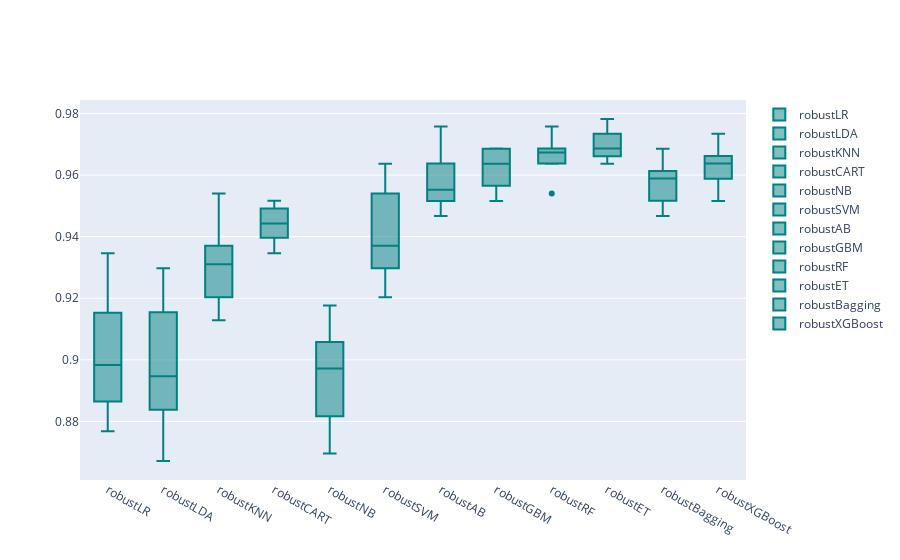

Notebook cell for this chart:
### Code cell
models = GetScaledModel('robust')
names,results = BasedLine2(X_train, y_train,models)
PlotBoxR().PlotResult(names,results)

scaledScoreMinMax = ScoreDataFrame(names,results)
compareModels = pd.concat([basedLineScore,
                           scaledScoreStandard,
                          scaledScoreMinMax], axis=1)
compareModels

### Figure 1 — Plotly figure (JSON) as saved in the notebook; plotly's stock layout.template omitted (floating-point values rounded to 4 significant figures)
{"data": [{"marker": {"color": "rgb(0, 128, 128)"}, "name": "robustLR", "type": "box", "y": [0.9034, 0.8865, 0.8816, 0.8768, 0.8959, 0.8886, 0.9346, 0.9007, 0.9177, 0.9153]}, {"marker": {"color": "rgb(0, 128, 128)"}, "name": "robustLDA", "type": "box", "y": [0.9155, 0.8841, 0.872, 0.8671, 0.9104, 0.8838, 0.9298, 0.8935, 0.9249, 0.8959]}, {"marker": {"color": "rgb(0, 128, 128)"}, "name": "robustKNN", "type": "box", "y": [0.9348, 0.9203, 0.9275, 0.9203, 0.9128, 0.937, 0.9225, 0.9443, 0.9346, 0.954]}, {"marker": {"color": "rgb(0, 128, 128)"}, "name": "robustCART", "type": "box", "y": [0.942, 0.9396, 0.9517, 0.9517, 0.9346, 0.9395, 0.9443, 0.9443, 0.9492, 0.9492]}, {"marker": {"color": "rgb(0, 128, 128)"}, "name": "robustNB", "type": "box", "y": [0.9058, 0.8913, 0.8696, 0.8816, 0.8862, 0.8789, 0.9177, 0.9031, 0.9104, 0.9056]}, {"marker": {"color": "rgb(0, 128, 128)"}, "name": "robustSVM", "type": "box", "y": [0.9517, 0.9324, 0.9251, 0.9203, 0.937, 0.9298, 0.954, 0.937, 0.9637, 0.954]}, {"marker": {"color": "rgb(0, 128, 128)"}, "name": "robustAB", "type": "box", "y": [0.9517, 0.9493, 0.9638, 0.9565, 0.9516, 0.9588, 0.9758, 0.9467, 0.954, 0.9734]}, {"marker": {"color": "rgb(0, 128, 128)"}, "name": "robustGBM", "type": "box", "y": [0.9686, 0.9565, 0.9614, 0.9686, 0.9637, 0.9564, 0.9685, 0.9516, 0.9637, 0.9637]}, {"marker": {"color": "rgb(0, 128, 128)"}, "name": "robustRF", "type": "box", "y": [0.9686, 0.971, 0.9638, 0.9686, 0.9637, 0.954, 0.9758, 0.9661, 0.9685, 0.9661]}, {"marker": {"color": "rgb(0, 128, 128)"}, "name": "robustET", "type": "box", "y": [0.971, 0.9734, 0.9662, 0.9662, 0.9637, 0.9661, 0.9758, 0.9637, 0.9782, 0.9734]}, {"marker": {"color": "rgb(0, 128, 128)"}, "name": "robustBagging", "type": "box", "y": [0.9614, 0.9565, 0.9517, 0.9517, 0.9613, 0.9467, 0.9661, 0.9564, 0.9685, 0.9613]}, {"marker": {"color": "rgb(0, 128, 128)"}, "name": "robustXGBoost", "type": "box", "y": [0.9734, 0.9589, 0.9662, 0.9638, 0.9661, 0.9516, 0.9685, 0.9637, 0.9588, 0.9564]}], "layout": {}}
